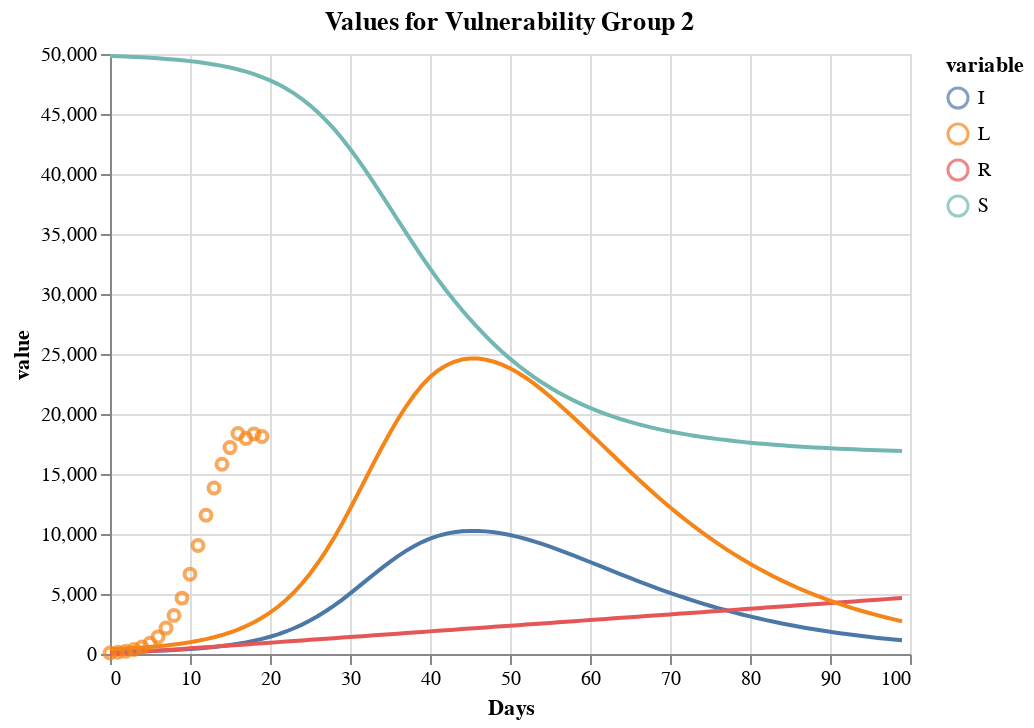

Write notebook code for a chart like this one.
### Code cell
chartg2 + chartg2_true

### Figure 1 — Vega-Lite specification as saved in the notebook (floating-point values rounded to 4 significant figures; data arrays with more than 128 entries replaced by an {"elided": "..."} marker saying what was removed)
{"config": {"view": {"continuousWidth": 400, "continuousHeight": 300}}, "layer": [{"data": {"name": "data-d2d098ccd660e8bc512c78af59972baa"}, "mark": "line", "encoding": {"color": {"type": "nominal", "field": "variable"}, "x": {"type": "quantitative", "field": "Days"}, "y": {"type": "quantitative", "field": "value"}}, "title": "Values for Vulnerability Group 2"}, {"data": {"name": "data-a73541b6a703a9c5c5c660356d756ce6"}, "mark": "point", "encoding": {"color": {"type": "nominal", "field": "variable"}, "x": {"type": "quantitative", "field": "Days"}, "y": {"type": "quantitative", "field": "value"}}}], "$schema": "https://vega.github.io/schema/vega-lite/v4.8.1.json", "datasets": {"data-d2d098ccd660e8bc512c78af59972baa": {"elided": "400 records"}, "data-a73541b6a703a9c5c5c660356d756ce6": [{"Days": 0, "variable": "L", "value": 86.63}, {"Days": 1, "variable": "L", "value": 144.8}, {"Days": 2, "variable": "L", "value": 230.9}, {"Days": 3, "variable": "L", "value": 374.0}, {"Days": 4, "variable": "L", "value": 586.8}, {"Days": 5, "variable": "L", "value": 897.1}, {"Days": 6, "variable": "L", "value": 1410.0}, {"Days": 7, "variable": "L", "value": 2159.0}, {"Days": 8, "variable": "L", "value": 3218.0}, {"Days": 9, "variable": "L", "value": 4656.0}, {"Days": 10, "variable": "L", "value": 6654.0}, {"Days": 11, "variable": "L", "value": 9038.0}, {"Days": 12, "variable": "L", "value": 11560.0}, {"Days": 13, "variable": "L", "value": 13830.0}, {"Days": 14, "variable": "L", "value": 15810.0}, {"Days": 15, "variable": "L", "value": 17200.0}, {"Days": 16, "variable": "L", "value": 18370.0}, {"Days": 17, "variable": "L", "value": 17970.0}, {"Days": 18, "variable": "L", "value": 18340.0}, {"Days": 19, "variable": "L", "value": 18130.0}]}}
